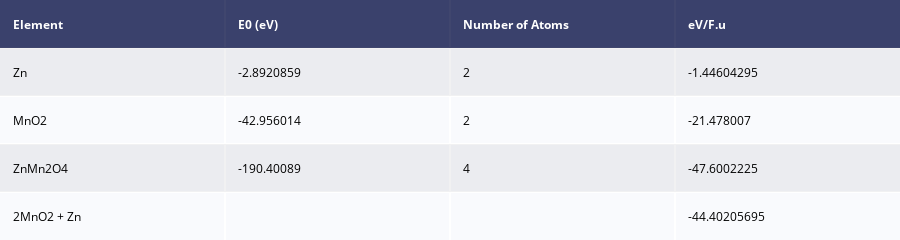

The notebook cell this image was saved under:
### Code cell
import re
import plotly.graph_objects as go
import plotly.figure_factory as ff

W_Zn = '/Users/3420545/Downloads/ZnMn204DFT+U.out'
Wo_Zn = '/Users/3420545/Downloads/MnO2DFT+U.out'
Fu_file = '/Users/3420545/Downloads/ZnMn2O4_POSCAR'
lookup = 'final diagonalization'

file = open(Fu_file)
  
#Get Numbers for Formula Units
content = file.readlines()
numbers=re.findall(r'\d+', content[0])
numbers

comp_num = numbers[0]
Znstruc_num = numbers[1]

#Gets Final Energy for Zn
finds = []
with open('/Users/3420545/Downloads/Zn.out') as myFile:
    for num, line in enumerate(myFile, 1):
        if lookup in line:
            #print ('found at line:', num)
            finds.append(num)

last_line = finds[-1]
file = open('/Users/3420545/Downloads/Zn.out')
content = file.readlines()
text = content[last_line]
Zn_E = text.partition("F= ")[2].partition(" E0")[0]
Zn_E = float(Zn_E)

#Gets Final Energy for structure without Zinc
lookup = 'final diagonalization'
finds = []
with open(Wo_Zn) as myFile:
    for num, line in enumerate(myFile, 1):
        if lookup in line:
            #print ('found at line:', num)
            finds.append(num)

last_line = finds[-1]

file = open(Wo_Zn)
content = file.readlines()
text = content[last_line]
WOZn_E = text.partition("F= ")[2].partition(" E0")[0]
WOZn_E=float(WOZn_E)


#Gets final Energy for structure with Zinc
finds = []
with open(W_Zn) as myFile:
    for num, line in enumerate(myFile, 1):
        if lookup in line:
            #print ('found at line:', num)
            finds.append(num)
            
last_line = finds[-1]
file = open(W_Zn)
content = file.readlines()
text = content[last_line]
WZn_E = text.partition("F= ")[2].partition(" E0")[0]
WZn_E=float(WZn_E)


#Creates Tables
data_matrix = [['Element', 'E0 (eV)', 'Number of Atoms','eV/F.u'],
               ['Zn', Zn_E, 2,float(Zn_E)/2],
               ['MnO2',WOZn_E, comp_num,WOZn_E/int(comp_num)],
               ['ZnMn2O4', WZn_E, Znstruc_num, WZn_E/int(Znstruc_num)],
               ['2MnO2 + Zn','','', 2*WOZn_E/int(comp_num)+float(Zn_E)/2]
              ]

fig = ff.create_table(data_matrix)
fig.show()
print("Charge Potential = ",2*WOZn_E/int(comp_num)+float(Zn_E)/2 - WZn_E/int(Znstruc_num),"eV (or",(2*WOZn_E/int(comp_num)+float(Zn_E)/2 - WZn_E/int(Znstruc_num))/2,"V)")

### Figure 1 — Plotly figure (JSON) as saved in the notebook; plotly's stock layout.template omitted (floating-point values rounded to 4 significant figures)
{"data": [{"colorscale": [[0, "#00083e"], [0.5, "#ededee"], [1, "#ffffff"]], "hoverinfo": "none", "opacity": 0.75, "showscale": false, "type": "heatmap", "z": [[0, 0, 0, 0], [0.5, 0.5, 0.5, 0.5], [1, 1, 1, 1], [0.5, 0.5, 0.5, 0.5], [1, 1, 1, 1]]}], "layout": {"annotations": [{"align": "left", "font": {"color": "#ffffff"}, "showarrow": false, "text": "<b>Element</b>", "x": -0.45, "xanchor": "left", "xref": "x", "y": 0, "yref": "y"}, {"align": "left", "font": {"color": "#ffffff"}, "showarrow": false, "text": "<b>E0 (eV)</b>", "x": 0.55, "xanchor": "left", "xref": "x", "y": 0, "yref": "y"}, {"align": "left", "font": {"color": "#ffffff"}, "showarrow": false, "text": "<b>Number of Atoms</b>", "x": 1.55, "xanchor": "left", "xref": "x", "y": 0, "yref": "y"}, {"align": "left", "font": {"color": "#ffffff"}, "showarrow": false, "text": "<b>eV/F.u</b>", "x": 2.55, "xanchor": "left", "xref": "x", "y": 0, "yref": "y"}, {"align": "left", "font": {"color": "#000000"}, "showarrow": false, "text": "Zn", "x": -0.45, "xanchor": "left", "xref": "x", "y": 1, "yref": "y"}, {"align": "left", "font": {"color": "#000000"}, "showarrow": false, "text": "-2.8920859", "x": 0.55, "xanchor": "left", "xref": "x", "y": 1, "yref": "y"}, {"align": "left", "font": {"color": "#000000"}, "showarrow": false, "text": "2", "x": 1.55, "xanchor": "left", "xref": "x", "y": 1, "yref": "y"}, {"align": "left", "font": {"color": "#000000"}, "showarrow": false, "text": "-1.44604295", "x": 2.55, "xanchor": "left", "xref": "x", "y": 1, "yref": "y"}, {"align": "left", "font": {"color": "#000000"}, "showarrow": false, "text": "MnO2", "x": -0.45, "xanchor": "left", "xref": "x", "y": 2, "yref": "y"}, {"align": "left", "font": {"color": "#000000"}, "showarrow": false, "text": "-42.956014", "x": 0.55, "xanchor": "left", "xref": "x", "y": 2, "yref": "y"}, {"align": "left", "font": {"color": "#000000"}, "showarrow": false, "text": "2", "x": 1.55, "xanchor": "left", "xref": "x", "y": 2, "yref": "y"}, {"align": "left", "font": {"color": "#000000"}, "showarrow": false, "text": "-21.478007", "x": 2.55, "xanchor": "left", "xref": "x", "y": 2, "yref": "y"}, {"align": "left", "font": {"color": "#000000"}, "showarrow": false, "text": "ZnMn2O4", "x": -0.45, "xanchor": "left", "xref": "x", "y": 3, "yref": "y"}, {"align": "left", "font": {"color": "#000000"}, "showarrow": false, "text": "-190.40089", "x": 0.55, "xanchor": "left", "xref": "x", "y": 3, "yref": "y"}, {"align": "left", "font": {"color": "#000000"}, "showarrow": false, "text": "4", "x": 1.55, "xanchor": "left", "xref": "x", "y": 3, "yref": "y"}, {"align": "left", "font": {"color": "#000000"}, "showarrow": false, "text": "-47.6002225", "x": 2.55, "xanchor": "left", "xref": "x", "y": 3, "yref": "y"}, {"align": "left", "font": {"color": "#000000"}, "showarrow": false, "text": "2MnO2 + Zn", "x": -0.45, "xanchor": "left", "xref": "x", "y": 4, "yref": "y"}, {"align": "left", "font": {"color": "#000000"}, "showarrow": false, "text": "", "x": 0.55, "xanchor": "left", "xref": "x", "y": 4, "yref": "y"}, {"align": "left", "font": {"color": "#000000"}, "showarrow": false, "text": "", "x": 1.55, "xanchor": "left", "xref": "x", "y": 4, "yref": "y"}, {"align": "left", "font": {"color": "#000000"}, "showarrow": false, "text": "-44.40205695", "x": 2.55, "xanchor": "left", "xref": "x", "y": 4, "yref": "y"}], "height": 200, "margin": {"b": 0, "l": 0, "r": 0, "t": 0}, "xaxis": {"dtick": 1, "gridwidth": 2, "showticklabels": false, "tick0": -0.5, "ticks": "", "zeroline": false}, "yaxis": {"autorange": "reversed", "dtick": 1, "gridwidth": 2, "showticklabels": false, "tick0": 0.5, "ticks": "", "zeroline": false}}}
